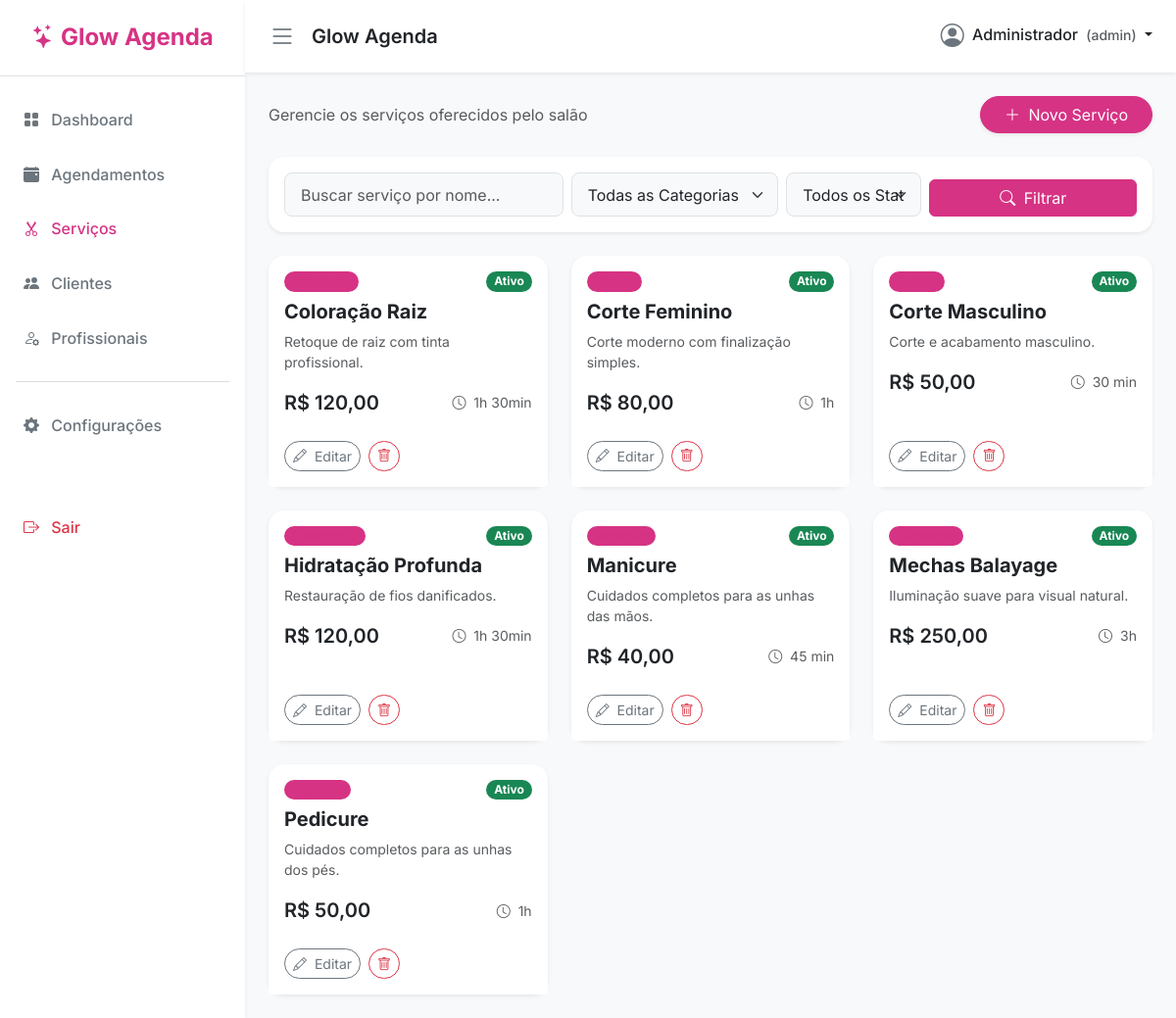
/servicos (signed in), run on the app's committed database.
### tables this page shows
CREATE TABLE IF NOT EXISTS `servicos` (
    `servico_id`          INT UNSIGNED AUTO_INCREMENT PRIMARY KEY,
    `servico_nome`        VARCHAR(120) NOT NULL,
    `servico_descricao`   TEXT,
    `servico_preco`       DECIMAL(10,2) NOT NULL,
    `servico_duracao`     INT UNSIGNED NOT NULL COMMENT 'Duração em minutos',
    `categoria_id`        INT UNSIGNED NOT NULL,
    `servico_ativo`       TINYINT(1) NOT NULL DEFAULT 1,
    `criado_em`           DATETIME NOT NULL DEFAULT CURRENT_TIMESTAMP,
    FOREIGN KEY (`categoria_id`) REFERENCES `categorias`(`categoria_id`) ON DELETE RESTRICT
);

### Controllers/ServicoController.php (called while the page is built, shortened)
<?php
require_once("Models/Database.php");
require_once("Config/Helpers.php");
class ServicoController
{
    private ServicoModel   $model;
    private CategoriaModel $categoriaModel;
    public function __construct()
    {
        $this->model          = new ServicoModel();
        $this->categoriaModel = new CategoriaModel();
    }
    public function index(): void
    {
        $busca      = trim($_GET['busca'] ?? '');
        $categoria  = $_GET['categoria'] ?? '';
        $ativo      = $_GET['ativo'] ?? '';
        $msg        = $_SESSION['msg'] ?? '';
        view('servicos/index', [
            'pagina'     => 'Serviços',
            'servicos'   => $this->model->listar($busca, $categoria, $ativo),
            'categorias' => $this->categoriaModel->listar(),
            'busca'      => $busca,
            'categoria'  => $categoria,
            'ativo'      => $ativo,
            'msg'        => $msg,
        ]);
    }
}

### Models/Database.php (called while the page is built, shortened)
<?php
class Database{
 private PDO $connection;
  private function setConnection(){
    try{
      $this->connection = new PDO(
        'mysql:host='.self::HOST.';dbname='.self::NAME.';port='.self::PORT.';charset=utf8mb4',
        self::USER,
        self::PASS,
        [
          PDO::ATTR_ERRMODE            => PDO::ERRMODE_EXCEPTION,
          PDO::ATTR_DEFAULT_FETCH_MODE => PDO::FETCH_ASSOC,
          PDO::MYSQL_ATTR_INIT_COMMAND => "SET NAMES utf8mb4 COLLATE utf8mb4_unicode_ci",
        ]
      );
    }catch(PDOException $e){
      error_log('[DB] connection error: ' . $e->getMessage());
      throw $e;
    }
  }
  public function execute($query,$params = []){
    try{
      $statement = $this->connection->prepare($query);
      $statement->execute($params);
      return $statement;
    }catch(PDOException $e){
      throw $e;
    }
  }
}

### Models/ServicoModel.php (called while the page is built, shortened)
<?php
class ServicoModel extends Database
{
    public function listar(string $busca = '', string $categoriaId = '', string $ativo = ''): array
    {
        $sql = "SELECT s.*, c.categoria_nome
                FROM servicos s
                INNER JOIN categorias c ON s.categoria_id = c.categoria_id
                WHERE 1=1";
        $params = [];
        $sql .= " ORDER BY s.servico_nome ASC";
        $stmt = $this->execute($sql, $params);
        return $stmt->fetchAll(\PDO::FETCH_ASSOC);
    }
}

### Views/servicos/index.php (the view, shortened to what this page needs)
<div class="d-flex justify-content-between align-items-center mb-4">
    <p class="text-muted mb-0">Gerencie os serviços oferecidos pelo salão</p>
    <a href="<?php echo base_url('servicos/novo'); ?>" class="btn btn-primary rounded-pill px-4 shadow-sm">
        <i class="bi bi-plus-lg me-1"></i> Novo Serviço
    </a>
</div>
<div class="card shadow-sm border-0 mb-4">
    <div class="card-body">
        <form method="GET" action="<?php echo base_url('servicos'); ?>" class="row g-2 align-items-end">
            <div class="col-md-4">
                <input type="text" name="busca" class="form-control bg-light"
                       placeholder="Buscar serviço por nome..."
                       value="<?php echo htmlspecialchars($busca ?? ''); ?>">
            </div>
            <div class="col-md-3">
                <select name="categoria" class="form-select bg-light">
                    <option value="">Todas as Categorias</option>
                </select>
            </div>
            <div class="col-md-2">
                <select name="ativo" class="form-select bg-light">
                    <option value="">Todos os Status</option>
                </select>
            </div>
            <div class="col-md-3 d-flex gap-2">
                <button type="submit" class="btn btn-primary w-100">
                    <i class="bi bi-search me-1"></i> Filtrar
                </button>
            </div>
        </form>
    </div>
</div>
<div class="row g-4">
    <?php if (empty($servicos)): ?>
        <div class="col-12">
            <div class="card shadow-sm border-0 text-center py-5">
                <div class="card-body text-muted">
                    <i class="bi bi-scissors fs-1 d-block mb-3"></i>
                    Nenhum serviço encontrado.
                    <a href="<?php echo base_url('servicos/novo'); ?>" class="d-block mt-2">Cadastrar primeiro serviço</a>
                </div>
            </div>
        </div>
    <?php else: ?>
        <?php foreach ($servicos as $s): ?>
        <div class="col-12 col-md-6 col-lg-4">
            <div class="card shadow-sm h-100 <?php echo !$s['servico_ativo'] ? 'opacity-75' : ''; ?>">
                <div class="card-body">
                    <div class="d-flex justify-content-between align-items-start mb-2">
                        <span class="badge bg-primary bg-opacity-10 text-primary rounded-pill">
                        </span>
                        <?php if ($s['servico_ativo']): ?>
                            <span class="badge bg-success rounded-pill">Ativo</span>
                        <?php else: ?>
                            <span class="badge bg-secondary rounded-pill">Inativo</span>
                        <?php endif; ?>
                    </div>
                    <h5 class="card-title fw-bold mt-2"><?php echo htmlspecialchars($s['servico_nome']); ?></h5>
                    <?php if (!empty($s['servico_descricao'])): ?>
                        <p class="card-text text-muted small mb-3">
                            <?php echo htmlspecialchars($s['servico_descricao']); ?>
                        </p>
                    <?php endif; ?>
                    <div class="d-flex justify-content-between align-items-center mt-auto">
                        <span class="fs-5 fw-semibold text-dark">
                            <?php echo formatarDinheiro($s['servico_preco']); ?>
                        </span>
                        <span class="text-muted small">
                            <i class="bi bi-clock me-1"></i>
                            <?php echo formatarDuracao($s['servico_duracao']); ?>
                        </span>
                    </div>
                </div>
                <div class="card-footer bg-white border-top-0 d-flex gap-2 pb-3">
                    <a href="<?php echo base_url('servicos/editar/' . $s['servico_id']); ?>"
                       class="btn btn-sm btn-outline-secondary rounded-pill">
                        <i class="bi bi-pencil me-1"></i> Editar
                    </a>
                    <a href="<?php echo base_url('servicos/excluir/' . $s['servico_id']); ?>"
                       class="btn btn-sm btn-outline-danger rounded-pill"
                       onclick="return confirm('Excluir este serviço?')">
                        <i class="bi bi-trash"></i>
                    </a>
                </div>
            </div>
        </div>
        <?php endforeach; ?>
    <?php endif; ?>
</div>

### data on the page
servicos: servico_ativo "Ativo", servico_nome "Coloração Raiz", servico_descricao "Retoque de raiz com tinta profissional.", servico_preco "R$ 120,00", servico_duracao "1h 30min"
servicos: servico_ativo "Ativo", servico_nome "Corte Feminino", servico_descricao "Corte moderno com finalização simples.", servico_preco "R$ 80,00", servico_duracao "1h"
servicos: servico_ativo "Ativo", servico_nome "Corte Masculino", servico_descricao "Corte e acabamento masculino.", servico_preco "R$ 50,00", servico_duracao "30 min"
servicos: servico_ativo "Ativo", servico_nome "Hidratação Profunda", servico_descricao "Restauração de fios danificados.", servico_preco "R$ 120,00", servico_duracao "1h 30min"
servicos: servico_ativo "Ativo", servico_nome "Manicure", servico_descricao "Cuidados completos para as unhas das mãos.", servico_preco "R$ 40,00", servico_duracao "45 min"
servicos: servico_ativo "Ativo", servico_nome "Mechas Balayage", servico_descricao "Iluminação suave para visual natural.", servico_preco "R$ 250,00", servico_duracao "3h"
servicos: servico_ativo "Ativo", servico_nome "Pedicure", servico_descricao "Cuidados completos para as unhas dos pés.", servico_preco "R$ 50,00", servico_duracao "1h"

### other printed values
$_SESSION['usuario_nome'] "Administrador"
$_SESSION['usuario_perfil'] "admin"
